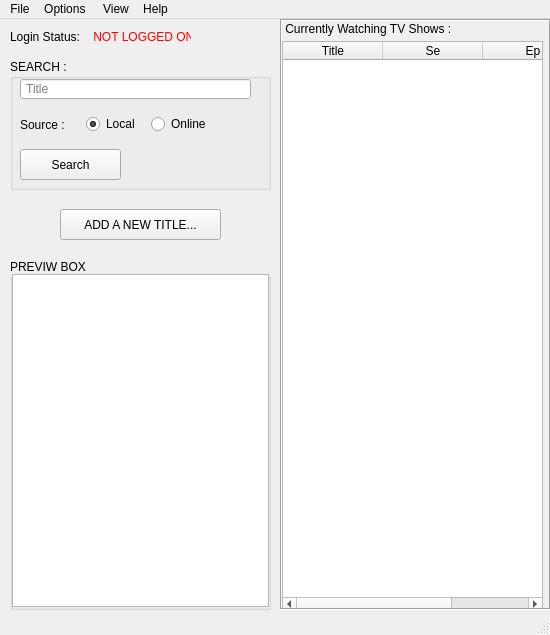
<?xml version="1.0" encoding="UTF-8"?>
<ui version="4.0">
 <class>MainWindow</class>
 <widget class="QMainWindow" name="MainWindow">
  <property name="geometry">
   <rect>
    <x>0</x>
    <y>0</y>
    <width>550</width>
    <height>635</height>
   </rect>
  </property>
  <property name="windowTitle">
   <string>MainWindow</string>
  </property>
  <widget class="QWidget" name="centralwidget">
   <widget class="QStackedWidget" name="stackedWidget">
    <property name="geometry">
     <rect>
      <x>280</x>
      <y>0</y>
      <width>271</width>
      <height>591</height>
     </rect>
    </property>
    <property name="frameShape">
     <enum>QFrame::Box</enum>
    </property>
    <property name="frameShadow">
     <enum>QFrame::Sunken</enum>
    </property>
    <property name="lineWidth">
     <number>1</number>
    </property>
    <property name="currentIndex">
     <number>0</number>
    </property>
    <widget class="QWidget" name="page">
     <widget class="QLabel" name="label_4">
      <property name="geometry">
       <rect>
        <x>0</x>
        <y>0</y>
        <width>171</width>
        <height>16</height>
       </rect>
      </property>
      <property name="text">
       <string> Currently Watching TV Shows : 1</string>
      </property>
     </widget>
     <widget class="QTableWidget" name="currentlyWatchingTable">
      <property name="geometry">
       <rect>
        <x>0</x>
        <y>20</y>
        <width>261</width>
        <height>571</height>
       </rect>
      </property>
      <attribute name="verticalHeaderVisible">
       <bool>false</bool>
      </attribute>
      <attribute name="verticalHeaderDefaultSectionSize">
       <number>19</number>
      </attribute>
      <attribute name="verticalHeaderMinimumSectionSize">
       <number>15</number>
      </attribute>
      <column>
       <property name="text">
        <string>Title</string>
       </property>
      </column>
      <column>
       <property name="text">
        <string>Se</string>
       </property>
      </column>
      <column>
       <property name="text">
        <string>Ep</string>
       </property>
      </column>
     </widget>
    </widget>
    <widget class="QWidget" name="page_2">
     <widget class="QTableWidget" name="completedTvShowsTable">
      <property name="geometry">
       <rect>
        <x>0</x>
        <y>20</y>
        <width>261</width>
        <height>571</height>
       </rect>
      </property>
      <property name="minimumSize">
       <size>
        <width>261</width>
        <height>571</height>
       </size>
      </property>
      <property name="editTriggers">
       <set>QAbstractItemView::NoEditTriggers</set>
      </property>
      <property name="selectionBehavior">
       <enum>QAbstractItemView::SelectRows</enum>
      </property>
      <property name="verticalScrollMode">
       <enum>QAbstractItemView::ScrollPerPixel</enum>
      </property>
      <property name="horizontalScrollMode">
       <enum>QAbstractItemView::ScrollPerPixel</enum>
      </property>
      <property name="showGrid">
       <bool>false</bool>
      </property>
      <property name="sortingEnabled">
       <bool>true</bool>
      </property>
      <property name="wordWrap">
       <bool>false</bool>
      </property>
      <attribute name="verticalHeaderVisible">
       <bool>false</bool>
      </attribute>
      <attribute name="verticalHeaderDefaultSectionSize">
       <number>19</number>
      </attribute>
      <attribute name="verticalHeaderMinimumSectionSize">
       <number>15</number>
      </attribute>
      <column>
       <property name="text">
        <string>Title</string>
       </property>
      </column>
      <column>
       <property name="text">
        <string>Se</string>
       </property>
      </column>
      <column>
       <property name="text">
        <string>Ep</string>
       </property>
      </column>
      <column>
       <property name="text">
        <string>Complete date</string>
       </property>
      </column>
     </widget>
     <widget class="QLabel" name="label_3">
      <property name="geometry">
       <rect>
        <x>0</x>
        <y>0</y>
        <width>171</width>
        <height>16</height>
       </rect>
      </property>
      <property name="text">
       <string> Complete TV Shows : 2</string>
      </property>
     </widget>
    </widget>
    <widget class="QWidget" name="page_3">
     <widget class="QLabel" name="label_5">
      <property name="geometry">
       <rect>
        <x>0</x>
        <y>0</y>
        <width>171</width>
        <height>16</height>
       </rect>
      </property>
      <property name="text">
       <string> Tv Shows on Break : 3</string>
      </property>
     </widget>
     <widget class="QTableWidget" name="onBreakTable">
      <property name="geometry">
       <rect>
        <x>0</x>
        <y>20</y>
        <width>261</width>
        <height>571</height>
       </rect>
      </property>
      <attribute name="verticalHeaderVisible">
       <bool>false</bool>
      </attribute>
      <attribute name="verticalHeaderDefaultSectionSize">
       <number>19</number>
      </attribute>
      <attribute name="verticalHeaderMinimumSectionSize">
       <number>15</number>
      </attribute>
      <column>
       <property name="text">
        <string>Title</string>
       </property>
      </column>
      <column>
       <property name="text">
        <string>Se</string>
       </property>
      </column>
      <column>
       <property name="text">
        <string>Ep</string>
       </property>
      </column>
      <column>
       <property name="text">
        <string>Date Braked</string>
       </property>
      </column>
     </widget>
    </widget>
    <widget class="QWidget" name="page_4">
     <widget class="QLabel" name="label_6">
      <property name="geometry">
       <rect>
        <x>0</x>
        <y>0</y>
        <width>171</width>
        <height>16</height>
       </rect>
      </property>
      <property name="text">
       <string> Wish List : 4</string>
      </property>
     </widget>
     <widget class="QTableWidget" name="wishListTable">
      <property name="geometry">
       <rect>
        <x>0</x>
        <y>20</y>
        <width>261</width>
        <height>571</height>
       </rect>
      </property>
      <property name="sortingEnabled">
       <bool>true</bool>
      </property>
      <attribute name="horizontalHeaderShowSortIndicator" stdset="0">
       <bool>true</bool>
      </attribute>
      <attribute name="verticalHeaderVisible">
       <bool>false</bool>
      </attribute>
      <attribute name="verticalHeaderDefaultSectionSize">
       <number>19</number>
      </attribute>
      <attribute name="verticalHeaderMinimumSectionSize">
       <number>15</number>
      </attribute>
      <column>
       <property name="text">
        <string>Title</string>
       </property>
      </column>
      <column>
       <property name="text">
        <string>Type</string>
       </property>
      </column>
      <column>
       <property name="text">
        <string>Date added</string>
       </property>
      </column>
     </widget>
    </widget>
    <widget class="QWidget" name="page_5">
     <widget class="QLabel" name="label_7">
      <property name="geometry">
       <rect>
        <x>0</x>
        <y>0</y>
        <width>171</width>
        <height>16</height>
       </rect>
      </property>
      <property name="text">
       <string> Seen Movies : 5</string>
      </property>
     </widget>
     <widget class="QTableWidget" name="seenMoviesTable">
      <property name="geometry">
       <rect>
        <x>0</x>
        <y>20</y>
        <width>261</width>
        <height>571</height>
       </rect>
      </property>
      <attribute name="verticalHeaderVisible">
       <bool>false</bool>
      </attribute>
      <attribute name="verticalHeaderDefaultSectionSize">
       <number>19</number>
      </attribute>
      <attribute name="verticalHeaderMinimumSectionSize">
       <number>15</number>
      </attribute>
      <column>
       <property name="text">
        <string>Title</string>
       </property>
      </column>
      <column>
       <property name="text">
        <string>Date Seen</string>
       </property>
      </column>
     </widget>
    </widget>
    <widget class="QWidget" name="page_6">
     <widget class="QLabel" name="label_9">
      <property name="geometry">
       <rect>
        <x>0</x>
        <y>0</y>
        <width>171</width>
        <height>16</height>
       </rect>
      </property>
      <property name="text">
       <string>Search Resalts : 6</string>
      </property>
     </widget>
     <widget class="QPushButton" name="pushButton_3">
      <property name="geometry">
       <rect>
        <x>74</x>
        <y>550</y>
        <width>171</width>
        <height>23</height>
       </rect>
      </property>
      <property name="text">
       <string>View More info On Your Browser</string>
      </property>
     </widget>
    </widget>
   </widget>
   <widget class="QGroupBox" name="groupBox">
    <property name="geometry">
     <rect>
      <x>10</x>
      <y>240</y>
      <width>261</width>
      <height>351</height>
     </rect>
    </property>
    <property name="title">
     <string>PREVIW BOX </string>
    </property>
    <widget class="QGraphicsView" name="previewBoxGraphicsView">
     <property name="geometry">
      <rect>
       <x>2</x>
       <y>15</y>
       <width>257</width>
       <height>333</height>
      </rect>
     </property>
    </widget>
   </widget>
   <widget class="QLabel" name="label">
    <property name="geometry">
     <rect>
      <x>10</x>
      <y>10</y>
      <width>71</width>
      <height>16</height>
     </rect>
    </property>
    <property name="text">
     <string>Login Status: </string>
    </property>
   </widget>
   <widget class="QLabel" name="loginStatusLabel">
    <property name="geometry">
     <rect>
      <x>90</x>
      <y>10</y>
      <width>101</width>
      <height>16</height>
     </rect>
    </property>
    <property name="statusTip">
     <string>Connection status</string>
    </property>
    <property name="styleSheet">
     <string notr="true">color: rgb(255, 0, 0);</string>
    </property>
    <property name="lineWidth">
     <number>5</number>
    </property>
    <property name="midLineWidth">
     <number>6</number>
    </property>
    <property name="text">
     <string> NOT LOGGED ON</string>
    </property>
   </widget>
   <widget class="QGroupBox" name="groupBox_2">
    <property name="geometry">
     <rect>
      <x>10</x>
      <y>40</y>
      <width>261</width>
      <height>131</height>
     </rect>
    </property>
    <property name="styleSheet">
     <string notr="true">font: 75 10pt &quot;MS Shell Dlg 2&quot;;</string>
    </property>
    <property name="title">
     <string>SEARCH : </string>
    </property>
    <widget class="QLineEdit" name="searchTitleEntry">
     <property name="geometry">
      <rect>
       <x>10</x>
       <y>20</y>
       <width>231</width>
       <height>20</height>
      </rect>
     </property>
     <property name="placeholderText">
      <string> Title</string>
     </property>
    </widget>
    <widget class="QPushButton" name="searchButton">
     <property name="geometry">
      <rect>
       <x>10</x>
       <y>90</y>
       <width>101</width>
       <height>31</height>
      </rect>
     </property>
     <property name="text">
      <string>Search</string>
     </property>
    </widget>
    <widget class="QWidget" name="layoutWidget">
     <property name="geometry">
      <rect>
       <x>10</x>
       <y>50</y>
       <width>191</width>
       <height>31</height>
      </rect>
     </property>
     <layout class="QHBoxLayout" name="horizontalLayout">
      <item>
       <widget class="QLabel" name="label_8">
        <property name="text">
         <string>Source : </string>
        </property>
       </widget>
      </item>
      <item>
       <widget class="QRadioButton" name="searchSourceLocalCheck">
        <property name="text">
         <string>Local</string>
        </property>
        <property name="checked">
         <bool>true</bool>
        </property>
       </widget>
      </item>
      <item>
       <widget class="QRadioButton" name="searchSourceLocalOnline">
        <property name="text">
         <string>Online</string>
        </property>
       </widget>
      </item>
     </layout>
    </widget>
    <widget class="QLabel" name="searchStatusLabel">
     <property name="geometry">
      <rect>
       <x>130</x>
       <y>100</y>
       <width>101</width>
       <height>16</height>
      </rect>
     </property>
     <property name="text">
      <string/>
     </property>
    </widget>
   </widget>
   <widget class="QPushButton" name="addNewEntryButton">
    <property name="geometry">
     <rect>
      <x>60</x>
      <y>190</y>
      <width>161</width>
      <height>31</height>
     </rect>
    </property>
    <property name="text">
     <string>ADD A NEW TITLE...</string>
    </property>
   </widget>
  </widget>
  <widget class="QMenuBar" name="menuBar">
   <property name="geometry">
    <rect>
     <x>0</x>
     <y>0</y>
     <width>550</width>
     <height>21</height>
    </rect>
   </property>
   <widget class="QMenu" name="menuFile">
    <property name="title">
     <string>File</string>
    </property>
    <widget class="QMenu" name="menuDownload_Sites">
     <property name="title">
      <string>Download Sites</string>
     </property>
    </widget>
    <widget class="QMenu" name="menuWatch_Sites">
     <property name="title">
      <string>Watch Sites</string>
     </property>
    </widget>
    <addaction name="actionPush_My_Data"/>
    <addaction name="actionPull_My_Data"/>
    <addaction name="separator"/>
    <addaction name="menuWatch_Sites"/>
    <addaction name="menuDownload_Sites"/>
    <addaction name="actionEdit_Sites"/>
    <addaction name="separator"/>
    <addaction name="actionExit"/>
   </widget>
   <widget class="QMenu" name="menuOptions">
    <property name="title">
     <string>Options </string>
    </property>
    <addaction name="actionUpdate_List"/>
    <addaction name="separator"/>
    <addaction name="actionLogin"/>
    <addaction name="actionLogout"/>
    <addaction name="actionCreate_Account"/>
    <addaction name="separator"/>
    <addaction name="actionAdd_To_Wish_List"/>
    <addaction name="actionAdd_Title"/>
    <addaction name="separator"/>
    <addaction name="actionOnline_Thumbnails"/>
    <addaction name="actionClear_All_Data"/>
   </widget>
   <widget class="QMenu" name="menuView">
    <property name="title">
     <string>View</string>
    </property>
    <widget class="QMenu" name="menuCurent_Table">
     <property name="title">
      <string>Curent Table : </string>
     </property>
     <property name="separatorsCollapsible">
      <bool>true</bool>
     </property>
     <addaction name="actionCurrently_Watching"/>
     <addaction name="actionComplete_Tv_Shows"/>
     <addaction name="actionShows_on_Break"/>
     <addaction name="actionWish_List"/>
     <addaction name="actionSeen_Movies"/>
     <addaction name="separator"/>
     <addaction name="actionSearch_Results_Tab"/>
    </widget>
    <addaction name="menuCurent_Table"/>
   </widget>
   <widget class="QMenu" name="menuHelp">
    <property name="title">
     <string>Help</string>
    </property>
    <addaction name="actionVideo_Tutorials"/>
    <addaction name="actionAbout"/>
   </widget>
   <addaction name="menuFile"/>
   <addaction name="menuOptions"/>
   <addaction name="menuView"/>
   <addaction name="menuHelp"/>
  </widget>
  <widget class="QStatusBar" name="statusBar"/>
  <action name="actionPush_My_Data">
   <property name="text">
    <string>Push My Data</string>
   </property>
  </action>
  <action name="actionPull_My_Data">
   <property name="text">
    <string>Pull My Data</string>
   </property>
  </action>
  <action name="actionExit">
   <property name="text">
    <string>Exit</string>
   </property>
  </action>
  <action name="actionUpdate_List">
   <property name="text">
    <string>Update List</string>
   </property>
  </action>
  <action name="actionLogin">
   <property name="text">
    <string>Login</string>
   </property>
  </action>
  <action name="actionLogout">
   <property name="text">
    <string>Logout</string>
   </property>
  </action>
  <action name="actionCreate_Account">
   <property name="text">
    <string>Create Account</string>
   </property>
  </action>
  <action name="actionAdd_To_Wish_List">
   <property name="text">
    <string>Add To Wish List</string>
   </property>
  </action>
  <action name="actionOnline_Thumbnails">
   <property name="text">
    <string>Online Thumbnails</string>
   </property>
  </action>
  <action name="actionAdd_Title">
   <property name="text">
    <string>Add New Title</string>
   </property>
  </action>
  <action name="actionClear_All_Data">
   <property name="text">
    <string>Clear All Data</string>
   </property>
  </action>
  <action name="actionCurrently_Watching">
   <property name="checkable">
    <bool>true</bool>
   </property>
   <property name="checked">
    <bool>true</bool>
   </property>
   <property name="text">
    <string>Currently Watching</string>
   </property>
   <property name="shortcut">
    <string>Alt+1</string>
   </property>
  </action>
  <action name="actionComplete_Tv_Shows">
   <property name="checkable">
    <bool>true</bool>
   </property>
   <property name="text">
    <string>Complete Tv Shows</string>
   </property>
   <property name="shortcut">
    <string>Alt+2</string>
   </property>
  </action>
  <action name="actionWish_List">
   <property name="checkable">
    <bool>true</bool>
   </property>
   <property name="text">
    <string>Wish List</string>
   </property>
   <property name="shortcut">
    <string>Alt+4</string>
   </property>
  </action>
  <action name="actionSeen_Movies">
   <property name="checkable">
    <bool>true</bool>
   </property>
   <property name="text">
    <string>Seen Movies</string>
   </property>
   <property name="shortcut">
    <string>Alt+5</string>
   </property>
  </action>
  <action name="actionVideo_Tutorials">
   <property name="text">
    <string>Video Tutorials</string>
   </property>
  </action>
  <action name="actionAbout">
   <property name="text">
    <string>About</string>
   </property>
  </action>
  <action name="actionEdit_Sites">
   <property name="text">
    <string>Edit Sites</string>
   </property>
  </action>
  <action name="actionEZTV">
   <property name="text">
    <string>Fmovies</string>
   </property>
  </action>
  <action name="actionPutlocker">
   <property name="text">
    <string>Putlocker</string>
   </property>
  </action>
  <action name="actionIO_Movies">
   <property name="text">
    <string>IO-Movies</string>
   </property>
  </action>
  <action name="action9_Anime">
   <property name="text">
    <string>9-Anime</string>
   </property>
  </action>
  <action name="actionPirates_Bay">
   <property name="text">
    <string>Pirates Bay</string>
   </property>
  </action>
  <action name="actionYIFI_Movies">
   <property name="text">
    <string>YIFI Movies</string>
   </property>
  </action>
  <action name="actionTorentCouch">
   <property name="text">
    <string>TorentCouch</string>
   </property>
  </action>
  <action name="actionEZTV_2">
   <property name="text">
    <string>EZTV</string>
   </property>
  </action>
  <action name="actionShows_on_Break">
   <property name="checkable">
    <bool>true</bool>
   </property>
   <property name="text">
    <string>Shows on Break</string>
   </property>
   <property name="shortcut">
    <string>Alt+3</string>
   </property>
  </action>
  <action name="actionSearch_Results_Tab">
   <property name="checkable">
    <bool>true</bool>
   </property>
   <property name="text">
    <string>Search Results Tab</string>
   </property>
   <property name="shortcut">
    <string>Alt+6</string>
   </property>
  </action>
 </widget>
 <resources/>
 <connections/>
</ui>
